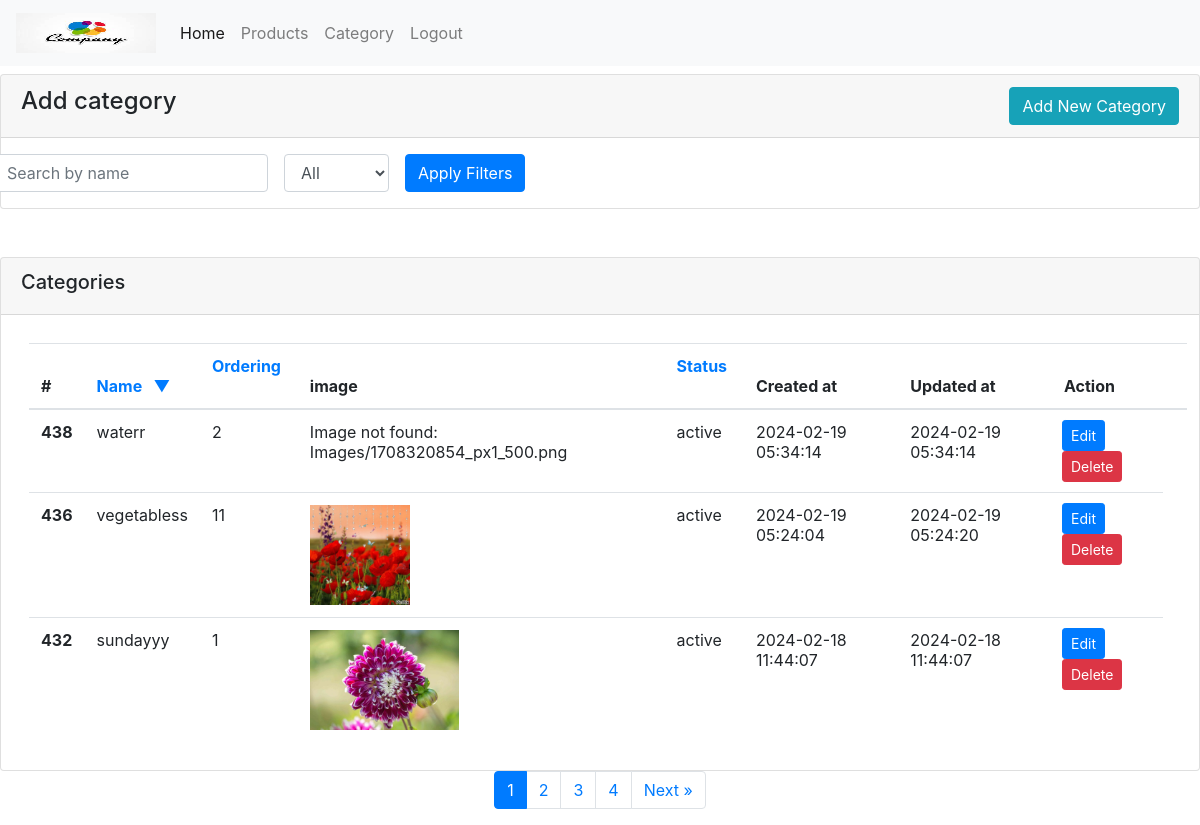
The app's page /category-list.php?&orderby=name&order=DESC (signed in) with its own data.
### tables this page shows
CREATE TABLE `category` (
  `id` int(11) NOT NULL,
  `image` varchar(255) NOT NULL,
  `name` varchar(200) NOT NULL,
  `ordering` int(11) NOT NULL,
  `status` enum('active','inactive') NOT NULL,
  `created_at` timestamp NOT NULL DEFAULT current_timestamp(),
  `updated_at` timestamp NOT NULL DEFAULT current_timestamp() ON UPDATE current_timestamp()
);

### config/database.php (called while the page is built, shortened)
<?php
class Database
{
    public $con = "";
    public function __construct()
    {
        $this->con = new mysqli("localhost", "root", "", "management");
    }
    public function select($columns, $table, $where = NULL) {
        $data = [];
        $query = 'SELECT ' . $columns . ' FROM ' . $table  .  $where;
        $result = $this->con->query($query);
        if ($result) {
            while ($row = $result->fetch_assoc()) {
                $data[] = $row;
            }
        } else {
            echo "Error: " . $this->con->error;
            return false;
        }
        return $data;
    }
}

### config/index.php (called while the page is built, shortened)
<?php
require_once("config/database.php");
require_once("config/function.php");
$db=new Database();
?>

### category-list.php (the view, shortened to what this page needs)
<?php
require_once('config/index.php');
include('header.php');
$currentPage = isset($_GET['page']) ? (int)$_GET['page'] : 1;
$limit = 3;
$where = [];
$validColumns = ['name', 'ordering', 'status'];
$orderBy = (isset($_GET['orderby']) && in_array($_GET['orderby'], $validColumns)) ? $_GET['orderby'] : 'name';
$order = (isset($_GET['order']) && $_GET['order'] === 'DESC') ? 'DESC' : 'ASC';
$whereClause = !empty($where) ? ' WHERE ' . implode(' AND ', $where) : '';
if (!empty($where)) {
    $whereClause .= " ORDER BY $orderBy $order";
    $offset = ($currentPage - 1) * $limit;
    $whereClause .= " LIMIT $limit OFFSET $offset";
} else {
    $offset = ($currentPage - 1) * $limit;
    $whereClause .= " ORDER BY $orderBy $order LIMIT $limit OFFSET $offset";
}
$countResult = $db->select('COUNT(*) as total', 'category', $where ? ' WHERE ' . implode(' AND ', $where) : '');
$totalRecords = !empty($countResult) && isset($countResult[0]['total']) ? $countResult[0]['total'] : 0;
$result = $db->select('*', 'category', $whereClause);
$queryParams = array();
if (isset($_GET['orderby'])) {
    $queryParams['orderby'] = $_GET['orderby'];
    $queryParams['order'] = $_GET['order'];
}
$queryString = http_build_query($queryParams);
?>
<!DOCTYPE html>
<html lang="en">
<head>
<?php
include_once('link.php');
?>
</head>
<body>
<div class="row filter_row">
    <div class="col pb-5">
        <div class="card mt-2">
            <div class="card-header">
                <div class="row">
                    <div class="col-8">
                        <h4 class="mb-0">Add category</h4>
                    </div>
                    <div class="col-4 text-right">
                        <a href="category-add.php?type=add" class="btn btn-info">Add New Category</a>
                    </div>
                </div>
            </div>
            <div class="row filter_row justify-content-start mt-3">
                <form method="GET" action="category-list.php" class="form-inline">
                    <div class="form-group mx-2">
                        <input type="text" class="form-control" name="name" placeholder="Search by name" value="<?php echo isset($_GET['name']) ? $_GET['name'] : ''; ?>">
                    </div>
                    <div class="form-group mx-2">
                        <select class="form-control" name="status">
                            <option value="" <?php echo empty($_GET['status']) ? 'selected' : ''; ?>>All</option>
                        </select>
                    </div>
                    <button type="submit" class="btn btn-primary mx-2">Apply Filters</button>
                </form>
            </div>
        </div>
    </div>
    <div class="col-md-12">
        <div class="card">
            <div class="card-header">
                <h5>Categories</h5>
            </div>
            <div class="card-body">
                <table class="table m-2">
                    <thead>
                        <tr>
                            <th scope="col">#</th>
                            <th scope="col">
                                <a class="arrow" href="?<?= $queryString ?>&orderby=name&order=<?= ($orderBy == 'name' && $order == 'ASC') ? 'DESC' : 'ASC'; ?>">
                                    Name
                                    &nbsp; <?= ($orderBy == 'name') ? ($order == 'ASC' ? '<span>&#9650;</span>' : '<span>&#9660;</span>') : ''; ?>
                                </a>
                            </th>
                            <th scope="col">
                                <a class="arrow" href="?<?= $queryString ?>&orderby=ordering&order=<?= ($orderBy == 'ordering' && $order == 'ASC') ? 'DESC' : 'ASC'; ?>">
                                    Ordering
                                    &nbsp; <?= ($orderBy == 'ordering') ? ($order == 'ASC' ? '<span>&#9650;</span>' : '<span>&#9660;</span>') : ''; ?>
                                </a>
                            </th>
                            <th scope="col">image</th>
                            <th scope="col">
                                <a class="arrow" href="?<?= $queryString ?>&orderby=status&order=<?= ($orderBy == 'status' && $order == 'ASC') ? 'DESC' : 'ASC'; ?>">
                                    Status
                                    &nbsp; <?= ($orderBy == 'status') ? ($order == 'ASC' ? '<span>&#9650;</span>' : '<span>&#9660;</span>') : ''; ?>
                                </a>
                            </th>
                            <th scope="col">Created at</th>
                            <th scope="col">Updated at</th>
                            <th scope="col">Action</th>
                            <th scope="col"></th>
                        </tr>
                    </thead>
                    <tbody>
                        <?php
                        if ($totalRecords > 0) {
                            if (!empty($result)) {
                                foreach ($result as $row) {
                                   ?>
                                    <tr>
                                        <th scope="row"><?php echo $row['id']; ?></th>
                                        <td><?php echo $row['name']; ?></td>
                                        <td><?php echo $row['ordering']; ?></td>
                                        <td>
                                            <?php
                                            $imagePath =  $row['image'];
                                            if (file_exists($imagePath)) {
                                                echo "<img src='{$imagePath}' class='box-img' height='100' alt=''>";
                                            } else {
                                                echo "Image not found: {$imagePath}";
                                            }
                                            ?>
                                        </td>
                                        <td><?php echo $row['status']; ?></td>
                                        <td><?php echo $row['created_at']; ?></td>
                                        <td><?php echo $row['updated_at']; ?></td>
                                        <td style="padding: 10;">
                                            <a href="category-edit.php?type=edit&id=<?php echo htmlentities($row['id']); ?>" class="btn btn-sm btn-primary">
                                                Edit
                                            </a>
                                            <button class="btn btn-sm btn-danger" onclick="confirmDelete(<?php echo $row["id"]; ?>)">
                                                Delete
                                            </button>
                                        </td>
                                    </tr>
                                <?php
                                }
                                ?>
                    </tbody>
                </table>
        <?php
                            } else {
                                echo "<div class='alert alert-warning'>No records found for the specified criteria.</div>";
                            }
                        } else {
                            echo "<div class='alert alert-danger'>No Category found in the database.</div>";
                        }
        ?>
            </div>
        </div>
    </div>
</div>
<div class="pagination justify-content-center">
    <div class="pagination justify-content-center">
        <?php echo pagination('category-list.php', $totalRecords, $currentPage, $limit, $queryParams); ?>
    </div>
</div>
</body>
</html>

### records on screen
category: id "438", name "waterr", ordering "2", image "Images/1708320854_px1_500.png", status "active", created_at "2024-02-19 05:34:14", updated_at "2024-02-19 05:34:14"
category: id "436", name "vegetabless", ordering "11", image (picture), status "active", created_at "2024-02-19 05:24:04", updated_at "2024-02-19 05:24:20"
category: id "432", name "sundayyy", ordering "1", image (picture), status "active", created_at "2024-02-18 11:44:07", updated_at "2024-02-18 11:44:07"
